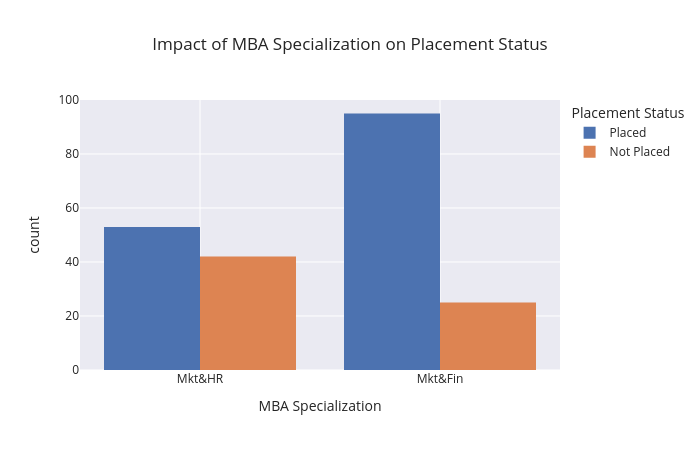

Source (notebook cell):
### Markdown cell above
> **Quick Observation:**
> * Students with work experience are more likely to be placed than those without work experience, suggesting that work experience has a positive impact on placement.

### Code cell
# MBA Specialization split by Status
fig2 = px.histogram(df, x="specialisation", color="status", barmode="group",
                    title="Impact of MBA Specialization on Placement Status",
                    labels={"specialisation": "MBA Specialization", "status": "Placement Status"},
                    template="seaborn", width=700, height=450)
fig2.show()

### Figure 1 — Plotly figure (JSON) as saved in the notebook; plotly's stock layout.template omitted (floating-point values rounded to 4 significant figures; data arrays with more than 128 entries replaced by an {"elided": "..."} marker saying what was removed)
{"data": [{"alignmentgroup": "True", "bingroup": "x", "hovertemplate": "Placement Status=Placed<br>MBA Specialization=%{x}<br>count=%{y}<extra></extra>", "legendgroup": "Placed", "marker": {"color": "rgb(76,114,176)", "pattern": {"shape": ""}}, "name": "Placed", "offsetgroup": "Placed", "orientation": "v", "showlegend": true, "type": "histogram", "x": {"elided": "148 str values"}, "xaxis": "x", "yaxis": "y"}, {"alignmentgroup": "True", "bingroup": "x", "hovertemplate": "Placement Status=Not Placed<br>MBA Specialization=%{x}<br>count=%{y}<extra></extra>", "legendgroup": "Not Placed", "marker": {"color": "rgb(221,132,82)", "pattern": {"shape": ""}}, "name": "Not Placed", "offsetgroup": "Not Placed", "orientation": "v", "showlegend": true, "type": "histogram", "x": ["Mkt&HR", "Mkt&Fin", "Mkt&Fin", "Mkt&Fin", "Mkt&HR", "Mkt&HR", "Mkt&Fin", "Mkt&HR", "Mkt&Fin", "Mkt&Fin", "Mkt&HR", "Mkt&HR", "Mkt&Fin", "Mkt&HR", "Mkt&Fin", "Mkt&HR", "Mkt&HR", "Mkt&HR", "Mkt&HR", "Mkt&HR", "Mkt&HR", "Mkt&HR", "Mkt&HR", "Mkt&HR", "Mkt&HR", "Mkt&Fin", "Mkt&HR", "Mkt&HR", "Mkt&HR", "Mkt&Fin", "Mkt&Fin", "Mkt&HR", "Mkt&HR", "Mkt&Fin", "Mkt&HR", "Mkt&HR", "Mkt&HR", "Mkt&Fin", "Mkt&Fin", "Mkt&HR", "Mkt&Fin", "Mkt&HR", "Mkt&HR", "Mkt&Fin", "Mkt&HR", "Mkt&HR", "Mkt&Fin", "Mkt&Fin", "Mkt&HR", "Mkt&HR", "Mkt&HR", "Mkt&HR", "Mkt&HR", "Mkt&HR", "Mkt&HR", "Mkt&Fin", "Mkt&HR", "Mkt&Fin", "Mkt&Fin", "Mkt&Fin", "Mkt&Fin", "Mkt&Fin", "Mkt&HR", "Mkt&HR", "Mkt&Fin", "Mkt&HR", "Mkt&HR"], "xaxis": "x", "yaxis": "y"}], "layout": {"barmode": "group", "height": 450, "legend": {"title": {"text": "Placement Status"}, "tracegroupgap": 0}, "title": {"text": "Impact of MBA Specialization on Placement Status"}, "width": 700, "xaxis": {"anchor": "y", "domain": [0, 1], "title": {"text": "MBA Specialization"}}, "yaxis": {"anchor": "x", "domain": [0, 1], "title": {"text": "count"}}}}
